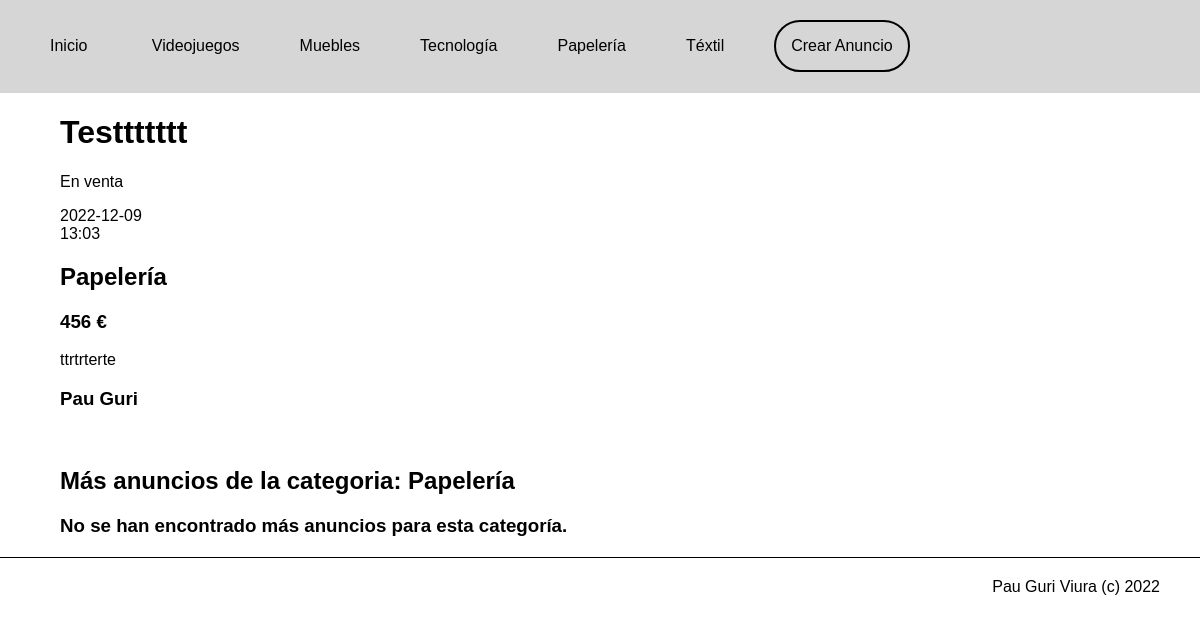
The app's page /practiques_backend/P03/anuncio.php?id=34 with its own data.
### tables this page shows
CREATE TABLE `P02categorias` (
  `id` int(4) NOT NULL,
  `nombre` varchar(30) NOT NULL,
  `orden` int(4) NOT NULL
);

CREATE TABLE `P02anuncios` (
  `id` int(10) NOT NULL,
  `titulo` varchar(100) NOT NULL,
  `precio` float(6,2) NOT NULL,
  `descripcion` varchar(250) NOT NULL,
  `ip` varchar(15) NOT NULL,
  `vendido` tinyint(1) NOT NULL,
  `fechahora` datetime NOT NULL,
  `categoria` int(4) NOT NULL,
  `propietario` varchar(100) NOT NULL
);

CREATE TABLE `P02usuarios` (
  `email` varchar(100) NOT NULL,
  `nombre` varchar(100) NOT NULL
);

### practiques_backend/P03/anuncio.php (the view, shortened to what this page needs)
<!DOCTYPE html>
<html lang="en">
<head>
    <link rel="stylesheet" href="style.css">
</head>
<body>
    <?php
        include("header.php");
        $db = new Conexion();
        $result = $db -> prepare("SELECT P02anuncios.id AS id, titulo, descripcion, P02categorias.nombre AS nombreCategoria, P02usuarios.nombre AS usuario, precio, fechahora, vendido, categoria AS idCategoria FROM P02anuncios,P02categorias,P02usuarios WHERE categoria=P02categorias.id AND propietario=email AND P02anuncios.id=$_GET[id]");
        $result -> execute();
        $post = $result -> fetch();
        $datetimeArray = explode(" ", $post['fechahora']);
        echo "<h1>$post[titulo]</h1>
            <p>". ($post['vendido'] == 1 ? "Vendido" : "En venta") ."</p>
            <date>$datetimeArray[0]</date></br>
            <time>". substr($datetimeArray[1],0,5) ."</time>
            <h2>$post[nombreCategoria]</h2>
            <h3>$post[precio] €</h3>
            <p>$post[descripcion]</p>
            <h3>$post[usuario]</h3>";
        $result = $db -> prepare("SELECT nombre FROM P02categorias WHERE id=$post[idCategoria]");
        $result -> execute();
        $title = $result -> fetchColumn();
        echo "</br><h2>Más anuncios de la categoria: $title</h2>";
        $result = $db -> prepare("SELECT P02anuncios.id AS id, titulo, P02categorias.nombre AS nombreCategoria, P02usuarios.nombre AS usuario, precio FROM P02anuncios,P02categorias,P02usuarios WHERE categoria=P02categorias.id AND propietario=email AND categoria=$post[idCategoria] AND P02anuncios.id <> $_GET[id] AND vendido=0 ORDER BY fechahora DESC");
        $result -> execute();
        $allRows = $result -> fetchAll();
        if(count($allRows) < 1) {
            echo "<h3>No se han encontrado más anuncios para esta categoría.</h3>";
        }
        include("footer.php");
    ?>
</body>
</html>

### practiques_backend/P03/header.php (shortened to what this page needs)
<header>
<a href="index.php">Inicio</a>
<?php
    $db = new Conexion();
    $result = $db -> query("SELECT * FROM P02categorias ORDER BY orden");
    foreach ($result as $category){
        echo "<a href='categoria.php?id=$category[id]'>$category[nombre]</a>";
    }
?>
<a href="nuevoanuncio.php" class="btn">Crear Anuncio</a>
</header>
<main>

### practiques_backend/P03/style.css (style rules this page uses)
body { font-family: Helvetica, arial, sans-serif; margin: 0; }
a.btn, button { color: black; background: transparent; text-decoration: none; border: 2px solid black; border-radius: 30px; padding: 15px; cursor: pointer; font-size: 16px; }
header { background: #d6d6d6; padding: 20px; margin-bottom: 20px; }
header a { color: black; text-decoration: none; display: inline-block; padding: 10px; margin: 0 20px 1px 20px; }
main { margin: auto; max-width: 1200px; width: 90%; }

### records on screen
p02categorias: nombre "Videojuegos"
p02categorias: nombre "Muebles"
p02categorias: nombre "Tecnología"
p02categorias: nombre "Papelería"
p02categorias: nombre "Téxtil"
p02anuncios: titulo "Testtttttt", fechahora "2022-12-09", fechahora "13:03", categoria.nombre "Papelería", precio "456", descripcion "ttrtrterte", propietario.nombre "Pau Guri"
